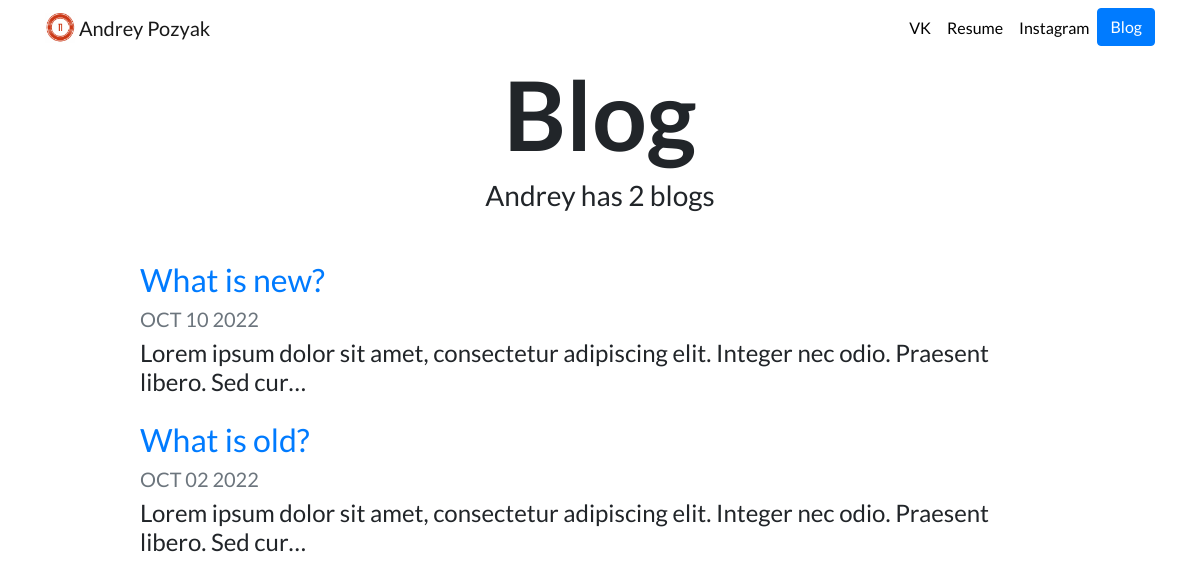
Screenshot of /blog/ with the database file from the repository.
### blog/models.py (models this page shows, shortened)
class Project_blog(models.Model):
    title =  models.CharField(max_length=200)
    discription =  models.TextField()
    date = models.DateField()

### blog/views.py (the view)
# urls.py: path('', views.all_blogs, name ='all_blogs'),
def all_blogs(request):
    blogs = Project_blog.objects.order_by('-date')
    return render(request, 'blog/all_blogs.html', {'blogs':blogs})

### blog/templates/blog/all_blogs.html
{% extends "portfolio/base.html" %}
{% load static %}
{% block content %}
<h1 id="blogtitle" class="font-weight-bold text-center">Blog</h1>
<h3 class="text-center mb-5">Andrey has {{ blogs.count }} blog{{ blogs.count|pluralize }}</h3>
{% for blog in blogs %}
<div class="row justify-content-center my-3">
  <div class="col-md-10">
    <a href="{% url 'blog:detail' blog.id %}">
      <h2>{{ blog.title }}</h2>
    </a>
    <h5 class="text-muted">{{ blog.date|date:'M d Y'|upper }}</h5>
    <h4>{{ blog.discription|striptags|truncatechars:100 }}</h4>
  </div>
</div>
{% endfor %}
{% endblock %}

### portfolio/static/portfolio/custom.css (style rules this page uses)
body { font-family: 'Lato', sans-serif; }
#blogtitle { font-size: 6rem; }

### rows the page displays
Project_blog: title "What is new?", date "OCT 10 2022", discription "Lorem ipsum dolor sit amet, consectetur adipiscing elit. Integer nec odio. Praesent libero. Sed cur…"
Project_blog: title "What is old?", date "OCT 02 2022", discription "Lorem ipsum dolor sit amet, consectetur adipiscing elit. Integer nec odio. Praesent libero. Sed cur…"

### other values shown
{{ blogs.count }} "2"
